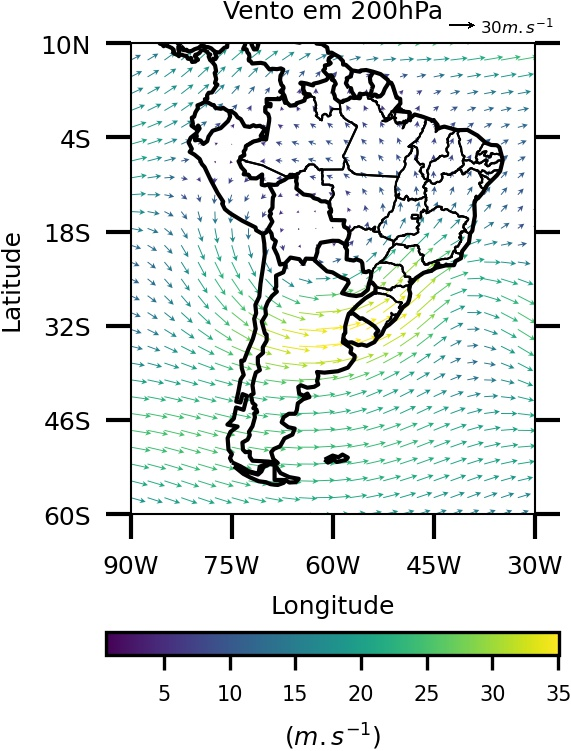

Write the Python code that produced this figure.
import matplotlib.pyplot as plt
import xarray as xr
import cartopy.crs as ccrs
import cartopy.feature as cfeature
from cartopy.feature import NaturalEarthFeature
from cartopy.mpl.ticker import LongitudeFormatter, LatitudeFormatter
import numpy as np

# Área de interesse.
LonW=-90
LonE=-30
LatS=-60.0
LatN=10.0

fig, ax = plt.subplots(figsize=(3,3), subplot_kw={'projection': ccrs.PlateCarree()}, ncols=1, nrows=1)

# Criação do mapa com as divisão dos estados brasileiro.
ax.set_global()
ax.coastlines(linewidth=1.0, color='black')
ax.add_feature(cfeature.BORDERS, linestyle='-', linewidth=1.0, edgecolor='black')
ax.spines['geo'].set_linewidth(0.5)
ax.tick_params(width=0.5)

# Define os rótulos dos eixos e bordas do mapa.
ax.tick_params(direction='out', length=6, width=1.0, colors='black', grid_color='black', grid_alpha=0.0)
ax.set_xticks(np.linspace(LonW, LonE, 5), crs=ccrs.PlateCarree())
ax.set_yticks(np.linspace(LatS, LatN, 6), crs=ccrs.PlateCarree())
ax.set_extent([LonW, LonE, LatS, LatN], crs=ccrs.PlateCarree())

lon_formatter = LongitudeFormatter(number_format='.0f', degree_symbol='', dateline_direction_label=False)
lat_formatter = LatitudeFormatter(number_format='.0f', degree_symbol='') 
ax.xaxis.set_major_formatter(lon_formatter)
ax.yaxis.set_major_formatter(lat_formatter)

states = NaturalEarthFeature(category='cultural', scale='50m', facecolor='none', name='admin_1_states_provinces_shp')
ax.add_feature(states, edgecolor='black', linestyle='-', linewidth=0.5)

# Abertura do arquivo com o xarray.
dsu = xr.open_dataset('../../../dados/netcdf/uwnd.nc')
dsv = xr.open_dataset('../../../dados/netcdf/vwnd.nc')

# Importando variáveis.
u = dsu['uwnd'][0,9,:,:]
v = dsv['vwnd'][0,9,:,:]
vel = np.sqrt(u*u + v*v)  # Calcula a velocidade do vento (m/s).
lat = dsu['lat']
lon = dsu['lon']

# Plota o vetor do vento e sua magnitude (vel). headwidth = tamanho da ponta do vetor, headlength = comprimento da ponta do vetor, 
# color = cor dos vetores.
vetor = plt.quiver(lon, lat, u, v, vel, headwidth=6, headlength=6, color='black', scale=8, scale_units='xy')

# Posição x, y onde desenhar o vetor, 30 = unidade (m/s) que representa o vetor, r'$30 \frac{m}{s}$' = texto que vai aparecer na 
# figura, labelpos = em qual posição do vetor deve-se adicionar o label, coordinates = qual eixo deve-se inserir o label.
vetorkey = plt.quiverkey(vetor, 0.67, 0.9, 30, r'$30m.s^{-1}$', labelpos='E', coordinates='figure', labelsep=0.02, fontproperties=dict(size=4))
plt.tick_params(axis='y', right=True)  # Habilita o tickmark do eixo direito.

# Título principal da figura e tamanho.
plt.title('Vento em 200hPa', fontsize=6)

# Formatação do eixo x e tamanho.
plt.xlabel('Longitude', fontsize=5)  # Define o tamanho do título do eixo x.
plt.xticks(fontsize=5)  # Define o tamanho dos rótulos do eixo x.

# Formatação do eixo y e tamanho.
plt.ylabel('Latitude', fontsize=5)  # Define o tamanho do título do eixo y.
plt.yticks(fontsize=5)  # Define o tamanho dos rótulos do eixo y.
plt.tick_params(axis='y', right=True)  # Habilita o tickmark do eixo direito.

# Gera a barra de corres, format = formata os valores, shrink = tamanho da barra de cores, orientation = orientação da barra, 
# pad = proximidade do eixo x inferior.
cbar = plt.colorbar(ax=ax, format='%.0f', shrink=0.65, orientation='horizontal', pad=0.17)
cbar.ax.tick_params(labelsize=4)  # Tamanho dos rótulos da barra de cores.
cbar.set_label('('r'$m.s^{-1}$'')', fontsize=4)  # Unidade da barra de cores.

# Salva a figura no formato ".jpg" com dpi=300 e remove espaços excedentes.
plt.savefig('ex03.jpg', transparent=True, dpi=300, bbox_inches='tight', pad_inches=0)